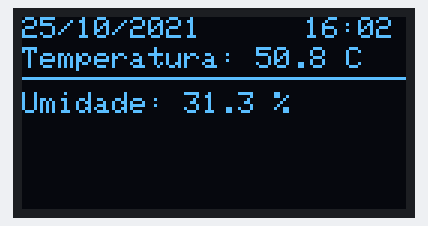
Recording of a sketch running on a simulated Arduino Uno, built with avr-gcc and run on an emulated ATmega328P. Shown: 128×64 one-colour display.

Above: at 8.2 s.
At 10.91 s:
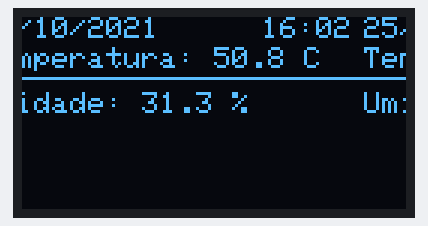
At 13.91 s:
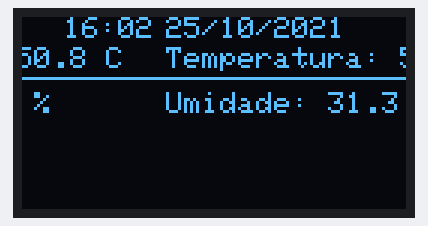
At 20.5 s:
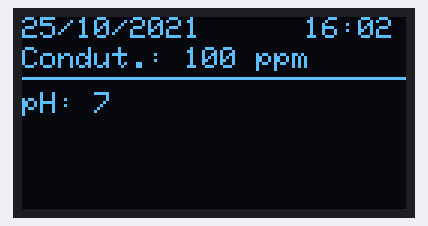
At 26.18 s:
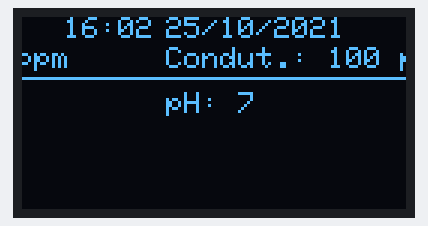
At 34.7 s:
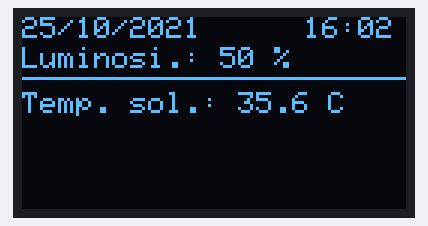

Measured:
- what the display in image 0 shows lasts 2.3 s, from 8.2 s to 10.5 s

The sketch:

display_teste.ino
```cpp
#include <Adafruit_GFX.h>
#include <Adafruit_SSD1306.h>

#define OLED_RESET 4
Adafruit_SSD1306 display(OLED_RESET);

void setup() {
  Wire.begin();
  display.begin(SSD1306_SWITCHCAPVCC, 0x3C);
}

void loop() {

  display.clearDisplay();
  display.setTextColor(WHITE);
  display.setTextSize(1);

  display.setCursor(0, 0);
  display.print("25/10/2021");
  display.setCursor(94, 0);
  display.print("16:02");
  display.setCursor(0, 10);
  display.print("Temperatura:");
  display.print(" 50.8");
  display.print(" C");
  display.setCursor(0, 25);
  display.print("Umidade:");
  display.print(" 31.3");
  display.print(" %");
  display.setCursor(0, 10);
  display.drawLine(0, 20, 128, 20, SSD1306_WHITE);
  delay(2000);
  display.startscrollleft(0x00, 0x0F);
  delay(4100);
  display.stopscroll();
  delay(2000);
  display.display();
  display.clearDisplay();

  display.setCursor(0, 0);
  display.print("25/10/2021");
  display.setCursor(94, 0);
  display.print("16:02");
  display.setCursor(0, 10);
  display.print("Luminosi.:");
  display.print(" 50");
  display.print(" %");
  display.setCursor(0, 25);
  display.print("Temp. sol.:");
  display.print(" 35.6");
  display.print(" C");
  display.setCursor(0, 10);
  display.drawLine(0, 20, 128, 20, SSD1306_WHITE);
  delay(2000);
  display.startscrollleft(0x00, 0x0F);
  delay(4100);
  display.stopscroll();
  display.display();
  display.clearDisplay();

  display.setCursor(0, 0);
  display.print("25/10/2021");
  display.setCursor(94, 0);
  display.print("16:02");
  display.setCursor(0, 10);
  display.print("Condut.:");
  display.print(" 100");
  display.print(" ppm");
  display.setCursor(0, 25);
  display.print("pH:");
  display.print(" 7");
  display.print(" ");
  display.setCursor(0, 10);
  display.drawLine(0, 20, 128, 20, SSD1306_WHITE);
  delay(2000);
  display.startscrollleft(0x00, 0x0F);
  delay(4100);
  display.stopscroll();
  display.display();
  display.clearDisplay();

  //display.display();
}
```
